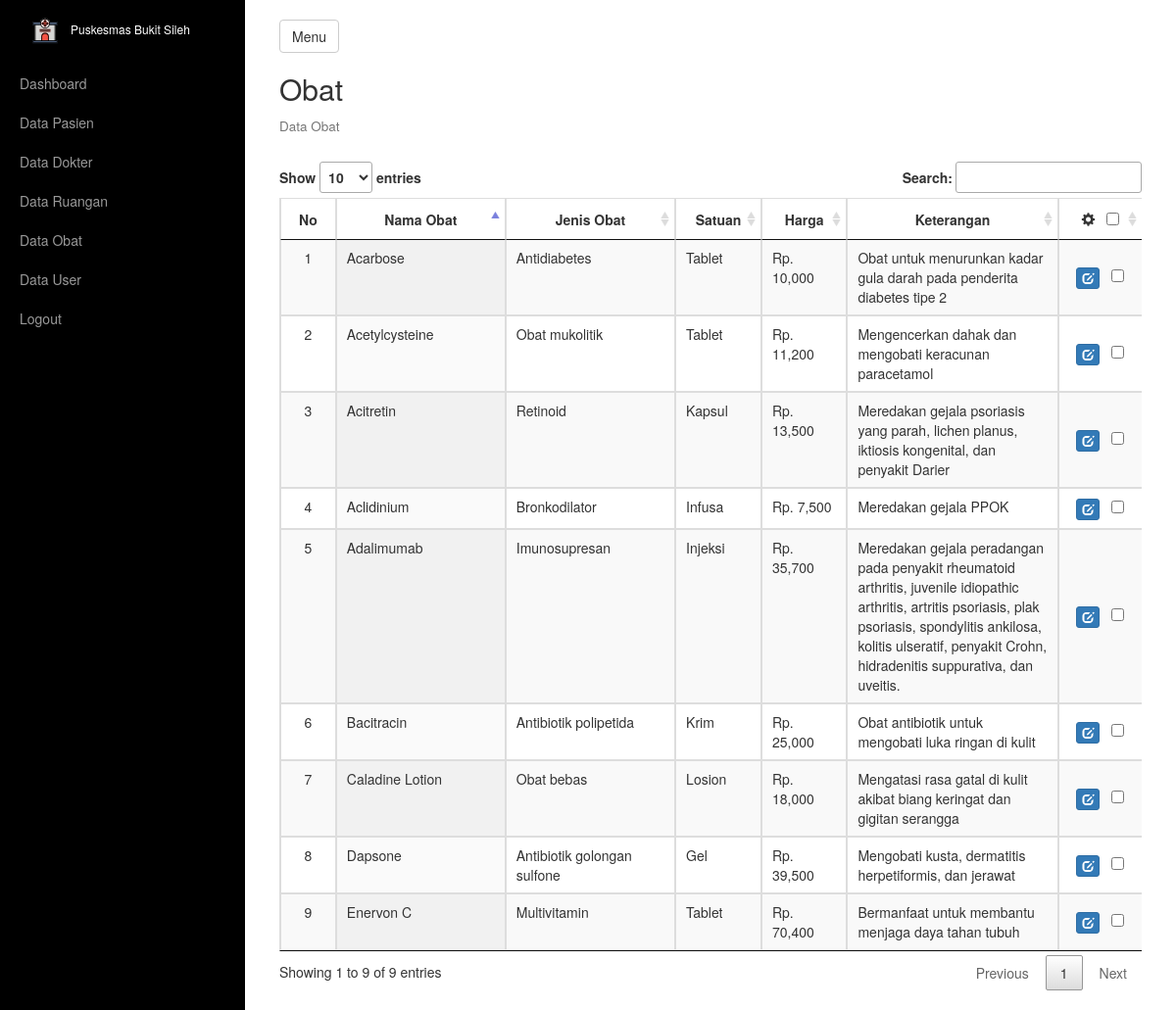
/obat/index.php (signed in), run on the app's committed database.
### tables this page shows
CREATE TABLE `tb_obat` (
  `id_obat` varchar(100) NOT NULL,
  `nama_obat` varchar(200) NOT NULL,
  `jenis_obat` varchar(50) NOT NULL,
  `satuan` varchar(20) NOT NULL,
  `harga` varchar(50) NOT NULL,
  `keterangan` text NOT NULL
);

### _config/config.php (called while the page is built, shortened)
<?php
function base_url($url = null)
{
    $base_url = "http://localhost/puskesmas_tb";
    if ($url != null) {
        return $base_url . "/" . $url;
    } else {
        return $base_url;
    }
}

### obat/index.php (the view, shortened to what this page needs)
<?php include_once '../_header.php'; ?>
<div class="box">
    <h2>Obat</h2>
    <h4 style="margin-bottom: 28px;">
        <small>Data Obat</small>
    </h4>
    <form name="proses" method="POST">
        <div class="table-responsive">
            <table id="dataTable" class="display table table-striped table-bordered table-hover" style="width: 100%;">
                <thead>
                    <tr>
                        <th style="width: 5%; text-align: center;">No</th>
                        <th style="width: 20%; text-align: center;">Nama Obat</th>
                        <th style="width: 20%; text-align: center;">Jenis Obat</th>
                        <th style="width: 10%; text-align: center;">Satuan</th>
                        <th style="width: 10%; text-align: center;">Harga</th>
                        <th style="width: 25%; text-align: center;">Keterangan</th>
                        <th style="width: 10%; text-align: center;"><i class="glyphicon glyphicon-cog"></i> &nbsp; <input type="checkbox" id="select_all"></th>
                    </tr>
                </thead>
                <tbody>
                    <?php
                    $sql_select_obat = mysqli_query($connect, "SELECT * FROM tb_obat");
                    while ($data_obat = mysqli_fetch_array($sql_select_obat)) {
                    ?>
                        <tr>
                            <td></td>
                            <td><?= $data_obat['nama_obat']; ?></td>
                            <td><?= $data_obat['jenis_obat']; ?></td>
                            <td><?= $data_obat['satuan']; ?></td>
                            <td>Rp. <?= number_format($data_obat['harga']); ?></td>
                            <td><?= $data_obat['keterangan']; ?></td>
                            <td style="vertical-align: middle; text-align: center;">
                                <a href="form_obat.php?id=<?= $data_obat['id_obat']; ?>" class="btn btn-primary btn-xs"><i class="glyphicon glyphicon-edit"></i></a>&nbsp;&nbsp;
                                <input type="checkbox" name="checked[]" class="check" value="<?= $data_obat['id_obat']; ?>">
                            </td>
                        </tr>
                    <?php } ?>
                </tbody>
            </table>
        </div>
    </form>
</div>
<?php include_once '../_footer.php'; ?>

### _header.php (shortened to what this page needs)
<?php
require_once '_config/config.php';
$level = $_SESSION['level'];
?>
<!DOCTYPE html>
<html lang="en">
<head>
    <link href="<?= base_url() ?>/_assets/css/bootstrap.min.css" rel="stylesheet">
    <link href="<?= base_url() ?>/_assets/css/simple-sidebar.css" rel="stylesheet">
    <link href="<?= base_url() ?>/_assets/css/jquery.dataTables.min.css" rel="stylesheet">
    <link href="<?= base_url() ?>/_assets/css/select2.min.css" rel="stylesheet">
    <link href="<?= base_url() ?>/_assets/css/select2-bootstrap.css" rel="stylesheet">
    <link href="<?= base_url() ?>/_assets/css/style.css" rel="stylesheet">
</head>
<body>
    <div id="wrapper">
        <div id="sidebar-wrapper">
            <ul class="sidebar-nav">
                <li class="sidebar-brand">
                    <a href="#">
                        <img class="mb-4" src="<?= base_url() ?>/_assets/images/logo.svg" alt="" width="52" height="27">Puskesmas Bukit Sileh
                    </a>
                    <?php
                    if ($level == "superadmin") {
                    ?>
                <li>
                    <a href="<?= base_url('dashboard') ?>">Dashboard</a>
                </li>
                <li>
                    <a href="<?= base_url('pasien') ?>">Data Pasien</a>
                </li>
                <li>
                    <a href="<?= base_url('dokter') ?>">Data Dokter</a>
                </li>
                <li>
                    <a href="<?= base_url('poliklinik') ?>">Data Ruangan</a>
                </li>
                <li>
                    <a href="<?= base_url('obat') ?>">Data Obat</a>
                </li>
            <?php } ?>
            <?php
            if ($level == "superadmin") {
            ?>
                <li>
                    <a href="<?= base_url('user') ?>">Data User</a>
                </li>
            <?php } ?>
            <li>
                <a href="<?= base_url('auth/logout.php') ?>" onclick="return confirm('Anda yakin ingin keluar?')">Logout</a>
            </li>
            </ul>
        </div>
        <div id="page-content-wrapper">
            <div class="container-fluid">
                <a href="#menu-toggle" class="btn btn-default" id="menu-toggle">Menu</a>

### _footer.php (shortened to what this page needs)
</div>
</div>
</div>
</body>
</html>

### _assets/css/simple-sidebar.css (style rules this page uses)
#wrapper { padding-left: 0; -webkit-transition: all 0.5s ease; -moz-transition: all 0.5s ease; -o-transition: all 0.5s ease; transition: all 0.5s ease; }
#sidebar-wrapper { z-index: 1000; position: fixed; left: 250px; width: 0; height: 100%; margin-left: -250px; overflow-y: auto; background: #000; -webkit-transition: all 0.5s ease; -moz-transition: all 0.5s ease; -o-transition: all 0.5s ease; transition: all 0.5s ease; }
#page-content-wrapper { width: 100%; padding: 15px; }
.sidebar-nav { position: absolute; top: 0; width: 250px; margin: 0; padding: 0; list-style: none; }
.sidebar-nav li { text-indent: 20px; line-height: 40px; }
.sidebar-nav li a { display: block; text-decoration: none; color: #999999; }
.sidebar-nav > .sidebar-brand { height: 65px; font-size: 12px; line-height: 60px; }
.sidebar-nav > .sidebar-brand a { color: #999999; }
@media (min-width:768px) { #wrapper { padding-left: 250px; } }
@media (min-width:768px) { #sidebar-wrapper { width: 250px; } }
@media (min-width:768px) { #page-content-wrapper { padding: 20px; } }

### _assets/css/style.css (style rules this page uses)
th.dt-center, td.dt-center { text-align: center; }

### data on the page
tb_obat: nama_obat "Aclidinium", jenis_obat "Bronkodilator", satuan "Infusa", harga "7,500", keterangan "Meredakan gejala PPOK"
tb_obat: nama_obat "Acitretin", jenis_obat "Retinoid", satuan "Kapsul", harga "13,500", keterangan "Meredakan gejala psoriasis yang parah, lichen planus, iktiosis kongenital, dan penyakit Darier"
tb_obat: nama_obat "Acetylcysteine", jenis_obat "Obat mukolitik", satuan "Tablet", harga "11,200", keterangan "Mengencerkan dahak dan mengobati keracunan paracetamol"
tb_obat: nama_obat "Adalimumab", jenis_obat "Imunosupresan", satuan "Injeksi", harga "35,700", keterangan "Meredakan gejala peradangan pada penyakit rheumatoid arthritis, juvenile idiopathic arthritis, artritis psoriasis, plak psoriasis, spondylitis ankilosa, kolitis ulseratif, penyakit Crohn, hidradenitis suppurativa, dan uveitis."
tb_obat: nama_obat "Acarbose", jenis_obat "Antidiabetes", satuan "Tablet", harga "10,000", keterangan "Obat untuk menurunkan kadar gula darah pada penderita diabetes tipe 2"
tb_obat: nama_obat "Bacitracin", jenis_obat "Antibiotik polipetida", satuan "Krim", harga "25,000", keterangan "Obat antibiotik untuk mengobati luka ringan di kulit"
tb_obat: nama_obat "Caladine Lotion", jenis_obat "Obat bebas", satuan "Losion", harga "18,000", keterangan "Mengatasi rasa gatal di kulit akibat biang keringat dan gigitan serangga"
tb_obat: nama_obat "Dapsone", jenis_obat "Antibiotik golongan sulfone", satuan "Gel", harga "39,500", keterangan "Mengobati kusta, dermatitis herpetiformis, dan jerawat"
tb_obat: nama_obat "Enervon C", jenis_obat "Multivitamin", satuan "Tablet", harga "70,400", keterangan "Bermanfaat untuk membantu menjaga daya tahan tubuh"
